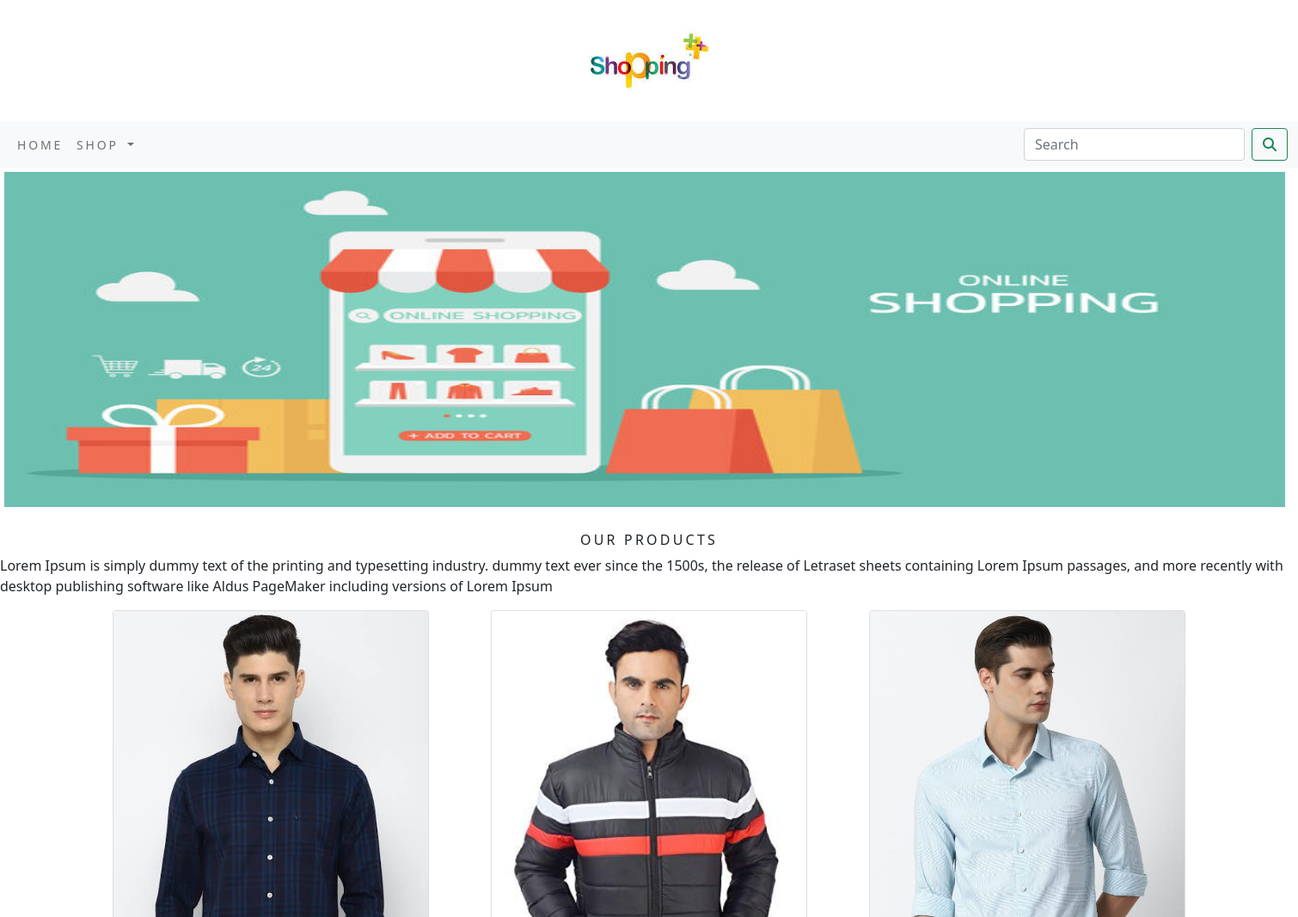
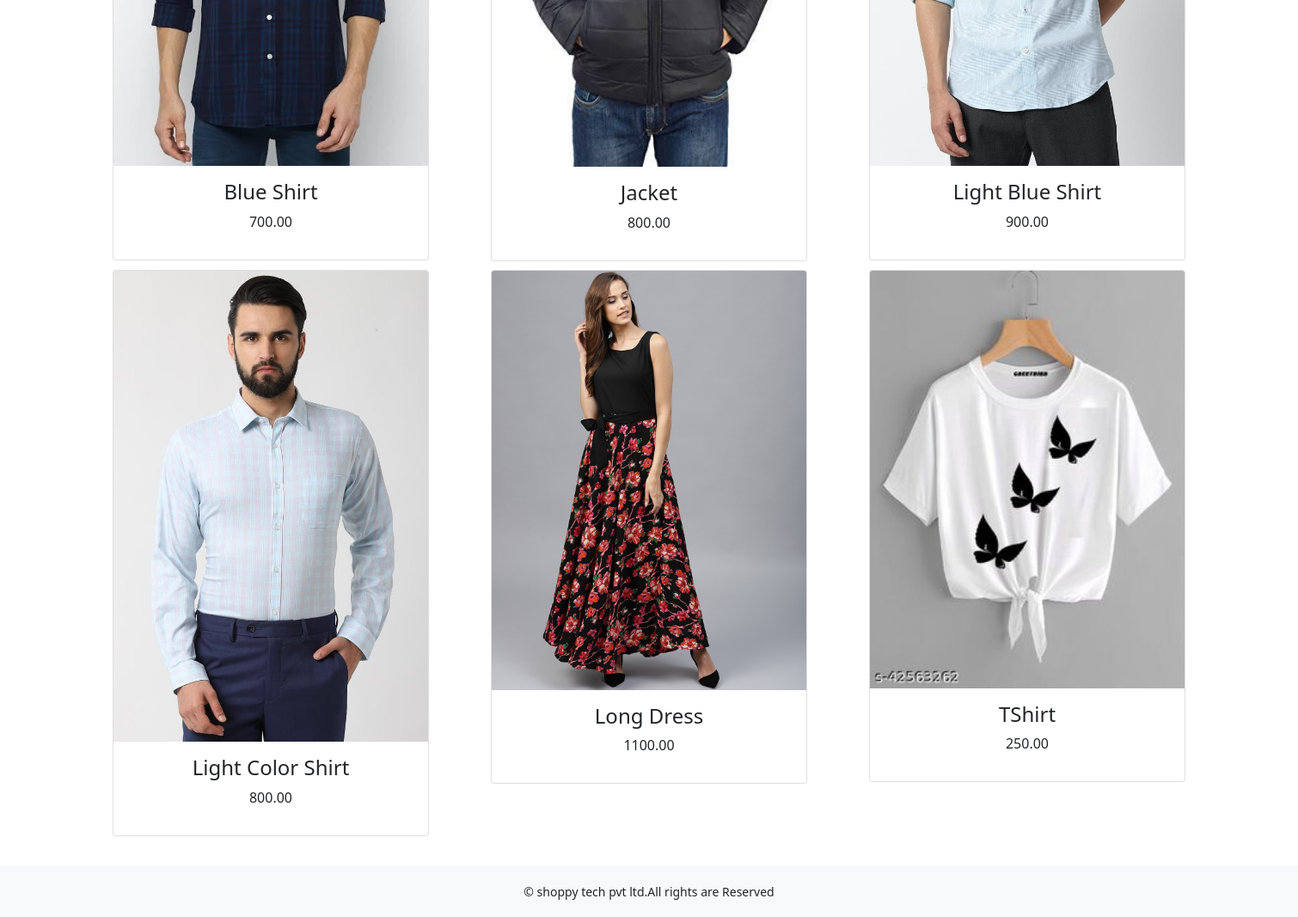
The app's page /shop/ with its own data (2 pictures, top to bottom).
### shop/models.py (models this page shows, shortened)
class product(models.Model):
    name=models.CharField(max_length=256,unique=True)
    slug=models.SlugField(max_length=256,unique=True)
    des=models.TextField(blank=True)
    price=models.DecimalField(max_digits=10,decimal_places=2)
    category=models.ForeignKey(Category,on_delete=models.CASCADE)
    img=models.ImageField(upload_to='product',blank=True)
    stock=models.IntegerField()
    available=models.BooleanField(default=True)
    created=models.DateTimeField(auto_now_add=True)
    updated=models.DateTimeField(auto_now=True)
    def get_url(self):
        return reverse('shop:proDetail',args=[self.category.slug,self.slug])
    class Meta:
        ordering = ('name',)
        verbose_name ='product'
        verbose_name_plural ='products'

### shop/views.py (the view)
# urls.py: path('',views.allproduct,name='allproduct'),
def allproduct(request,c_slug=None):
    c_page=None
    products_list=None
    if c_slug!=None:
        c_page=get_object_or_404(Category,slug=c_slug)
        products_list=product.objects.all().filter(category=c_page,available=True)
    else:
        products_list=product.objects.all().filter(available=True)
    paginator=Paginator(products_list,6)
    try:
        page=int(request.Get.get('page','1'))
    except:
        page=1
    try:
        products=paginator.page(page)
    except (EmptyPage,InvalidPage):
        products=paginator.page(paginator.num_pages)
    return render(request,"category.html",{'category':c_page,'products':products})

### cart/context_processors.py (called while the page is built)
def counter(request):
    item_count=0
    if 'admin' in request.path:
        return {}
    else:
        try:
            cart=Cart.objects.filter(cart_id=cart_id(request))
            cart_items=CartItem.objects.all().filter(cart=cart[:1])
            for cart_item in cart_items:
                item_count += cart_item.quantity
        except Cart.DoesNotExist:
            item_count =0
        return dict(item_count=item_count)

### cart/views.py (called while the page is built)
def cart_id(request):
    cart=request.session.session_key
    if not cart:
        cart=request.session.create()
    return cart

### shop/context_processors.py (called while the page is built)
def menu_links(request):
    links=Category.objects.all()
    return dict(links=links)

### shop/models.py (called while the page is built)
    def get_url(self):
        return reverse('shop:products_by_category',args=[self.slug])

### templates/category.html (shortened to what this page needs)
{% extends 'base.html' %}
{% load static %}
{% block content %}
<div class="mx-auto">
   {% if category %}
<img class="my_img" src="{{category.img.url}}" alt="{{category.name}}">
</div>
<div>
<h1 class="text-center my_title">{{category.name}}</h1>
<p class="text-justify">{{category.des}}</p>
</div>
   {% else %}
<div>
<img class="my_img my_image_padding" src="{% static 'img/newbanner.jpg' %}" width="1500px" height="400px" alt="our product">
</div>
<br>
<div>
<h1 class="text-center my_title">Our products</h1>
<p class="text-justify">Lorem Ipsum is simply dummy text of the printing and typesetting industry.
dummy text ever since the 1500s, the release of Letraset sheets containing Lorem Ipsum passages, and more recently
with desktop publishing software like Aldus PageMaker including versions of Lorem Ipsum</p>
{% endif %}
    </div>
<div class="container">
    <div class="row mx_auto">
        {% for product in products.object_list %}
        <div class="my_bottom_margin col-9 col-sm-12 col-md-4 xol-lg-4">
        <div class="container">
            <div class="card text-center" style="min-width:18rem;">
            <a href="{{product.get_url}}"><img class="card-img-top my_image" src="{{product.img.url}}" alt="{{product.name}}"></a>
            <div class="card-body">
            <h4>{{product.name}}</h4>
            <p>{{product.price}}</p>
            </div>
           </div>
            </div>
            </div>
          {% endfor %}
        </div>
    <br>
</div>
{% endblock %}

### templates/base.html (shortened to what this page needs)
{% load static %}
<!DOCTYPE html>
<html lang="en">
<head>
    <link rel="stylesheet" href="{% static 'css/custom.css' %}">
    <link href="{% static 'css/bootstrap.min.css' %}" rel="stylesheet">
</head>
<body>
<div>
{% include 'header.html' %}
{% include 'nav.html' %}
{% block content %}
{% endblock %}
</div>
{% include 'footer.html' %}
</body>
</html>

### templates/header.html
{% load static %}
<header>
        <center>
            <a href="{% url 'shop:allproduct' %}"><img src="{% static 'img/4-1.jpg' %}" alt="logimage"></a>
        </center>
</header>

### templates/nav.html (shortened to what this page needs)
<nav class="navbar navbar-expand-lg navbar-light bg-light">
  <div class="container-fluid">
    <div class="collapse navbar-collapse" id="navbarSupportedContent">
      <ul class="navbar-nav me-auto mb-2 mb-lg-0">
        <li class="nav-item">
          <a class="nav-link" href="#">Home</a>
        </li>
        <li class="nav-item dropdown {% if 'shop' in request.path %}active{%endif%}">
          <a class="nav-link dropdown-toggle" href="#" id="navbarDropdown" role="button" data-bs-toggle="dropdown" aria-expanded="false">
            Shop
          </a>
        </li>
      </ul>
      <form class="d-flex" action="{% url 'search_app:SearchResult' %}" method="get">
        <input class="form-control me-2" type="search" placeholder="Search" name="q" aria-label="Search">
        <button class="btn btn-outline-success" type="submit"><i class="fa fa-search"></i></button>
      </form>
    </div>
  </div>
</nav>

### templates/footer.html
<div class="footer navbar-fixed-bottom my_footer">
    <p class="text-center">&copy; shoppy tech pvt ltd.All rights are Reserved</p>
</div>

### static/css/custom.css (style rules this page uses)
body { font-family: 'Source Sans Pro', sans-serif; }
.nav-item { letter-spacing: .2em; font-size: 14px; text-transform: uppercase; }
.my_footer { background-color:#f8f9fa; height:60px }
.my_footer p { padding-top:20px; font-size:14px; }
.my_image { width:100%; height:auto; }
.my_title { font-size:16px; text-transform: uppercase; letter-spacing: .2em; }
.my_image_padding { padding:5px; }
.my_bottom_margin { margin-bottom:10px; }

### records on screen
product: img (picture), name "Blue Shirt", price "700.00"
product: img (picture), name "Jacket", price "800.00"
product: img (picture), name "Light Blue Shirt", price "900.00"
product: img (picture), name "Light Color Shirt", price "800.00"
product: img (picture), name "Long Dress", price "1100.00"
product: img (picture), name "TShirt", price "250.00"
